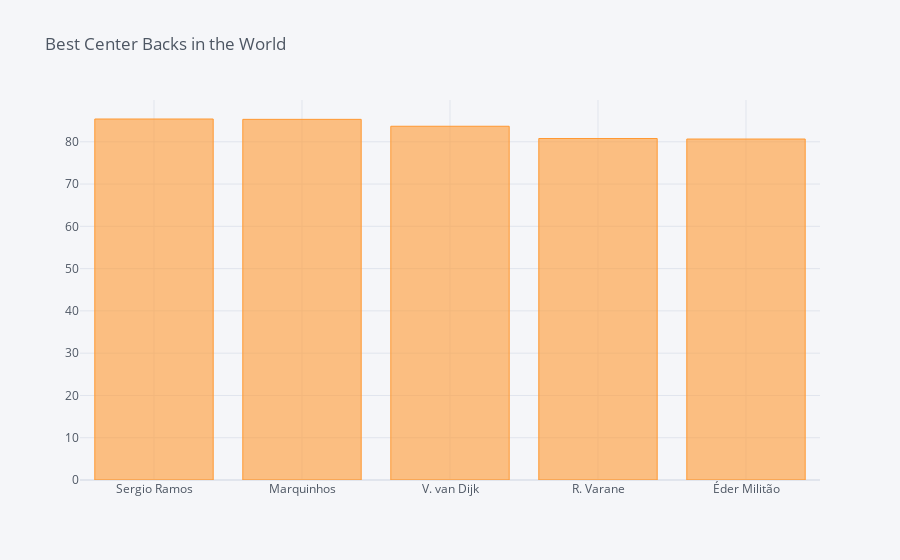

Source (notebook cell):
### Code cell
sd = df[(df['club_position'] == 'RCB') | (df['club_position'] == 'CB') | (df['club_position'] == 'LCB')].sort_values('df_centre_backs', ascending=False)[:5]
sd.iplot(kind='bar', x='short_name', y='df_centre_backs', title='Best Center Backs in the World')

### Figure 1 — Plotly figure (JSON) as saved in the notebook; plotly's stock layout.template omitted (floating-point values rounded to 4 significant figures)
{"data": [{"marker": {"color": "rgba(255, 153, 51, 0.6)", "line": {"color": "rgba(255, 153, 51, 1.0)", "width": 1}}, "name": "df_centre_backs", "orientation": "v", "text": "", "type": "bar", "x": ["Sergio Ramos", "Marquinhos", "V. van Dijk", "R. Varane", "Éder Militão"], "y": [85.39, 85.31, 83.67, 80.78, 80.65]}], "layout": {"legend": {"bgcolor": "#F5F6F9", "font": {"color": "#4D5663"}}, "paper_bgcolor": "#F5F6F9", "plot_bgcolor": "#F5F6F9", "title": {"font": {"color": "#4D5663"}, "text": "Best Center Backs in the World"}, "xaxis": {"gridcolor": "#E1E5ED", "showgrid": true, "tickfont": {"color": "#4D5663"}, "title": {"font": {"color": "#4D5663"}, "text": ""}, "zerolinecolor": "#E1E5ED"}, "yaxis": {"gridcolor": "#E1E5ED", "showgrid": true, "tickfont": {"color": "#4D5663"}, "title": {"font": {"color": "#4D5663"}, "text": ""}, "zerolinecolor": "#E1E5ED"}}}
